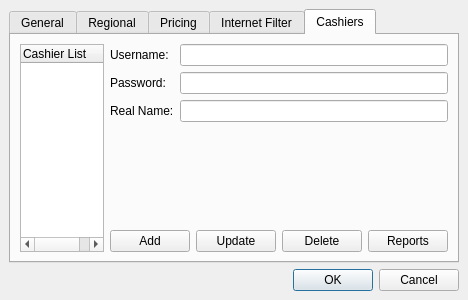
<ui version="4.0" >
 <class>SettingsWindow</class>
 <widget class="QDialog" name="SettingsWindow" >
  <property name="geometry" >
   <rect>
    <x>0</x>
    <y>0</y>
    <width>468</width>
    <height>300</height>
   </rect>
  </property>
  <property name="windowTitle" >
   <string>PyKafe Settings</string>
  </property>
  <property name="windowIcon" >
   <iconset>../../data/icons/pyKafe.png</iconset>
  </property>
  <layout class="QGridLayout" >
   <property name="margin" >
    <number>9</number>
   </property>
   <property name="spacing" >
    <number>6</number>
   </property>
   <item row="0" column="0" >
    <widget class="QTabWidget" name="tabWidget" >
     <property name="currentIndex" >
      <number>4</number>
     </property>
     <widget class="QWidget" name="tab" >
      <attribute name="title" >
       <string>General</string>
      </attribute>
      <layout class="QGridLayout" >
       <property name="margin" >
        <number>9</number>
       </property>
       <property name="spacing" >
        <number>6</number>
       </property>
       <item row="1" column="0" >
        <widget class="QCheckBox" name="checkBox_2" >
         <property name="text" >
          <string>Ask password when opening</string>
         </property>
        </widget>
       </item>
       <item row="0" column="2" >
        <spacer>
         <property name="orientation" >
          <enum>Qt::Horizontal</enum>
         </property>
         <property name="sizeHint" >
          <size>
           <width>40</width>
           <height>20</height>
          </size>
         </property>
        </spacer>
       </item>
       <item row="2" column="1" >
        <spacer>
         <property name="orientation" >
          <enum>Qt::Vertical</enum>
         </property>
         <property name="sizeHint" >
          <size>
           <width>20</width>
           <height>40</height>
          </size>
         </property>
        </spacer>
       </item>
       <item row="0" column="0" >
        <widget class="QCheckBox" name="checkBox" >
         <property name="text" >
          <string>Tray Icon</string>
         </property>
        </widget>
       </item>
      </layout>
     </widget>
     <widget class="QWidget" name="tab_2" >
      <attribute name="title" >
       <string>Regional</string>
      </attribute>
      <layout class="QGridLayout" >
       <property name="margin" >
        <number>9</number>
       </property>
       <property name="spacing" >
        <number>6</number>
       </property>
       <item row="2" column="2" >
        <spacer>
         <property name="orientation" >
          <enum>Qt::Horizontal</enum>
         </property>
         <property name="sizeHint" >
          <size>
           <width>21</width>
           <height>20</height>
          </size>
         </property>
        </spacer>
       </item>
       <item row="4" column="1" >
        <spacer>
         <property name="orientation" >
          <enum>Qt::Vertical</enum>
         </property>
         <property name="sizeHint" >
          <size>
           <width>20</width>
           <height>20</height>
          </size>
         </property>
        </spacer>
       </item>
       <item row="3" column="1" >
        <widget class="QLineEdit" name="lineEdit_4" />
       </item>
       <item row="2" column="1" >
        <widget class="QLineEdit" name="lineEdit_3" />
       </item>
       <item row="1" column="1" >
        <widget class="QLineEdit" name="lineEdit_2" />
       </item>
       <item row="0" column="1" >
        <widget class="QLineEdit" name="lineEdit" />
       </item>
       <item row="3" column="0" >
        <widget class="QLabel" name="label_4" >
         <property name="text" >
          <string>Decimals Seperator:</string>
         </property>
        </widget>
       </item>
       <item row="2" column="0" >
        <widget class="QLabel" name="label_3" >
         <property name="text" >
          <string>Thousands seperator:</string>
         </property>
        </widget>
       </item>
       <item row="0" column="0" >
        <widget class="QLabel" name="label" >
         <property name="text" >
          <string>Currency prefix:</string>
         </property>
        </widget>
       </item>
       <item row="1" column="0" >
        <widget class="QLabel" name="label_2" >
         <property name="text" >
          <string>Currency suffix:</string>
         </property>
        </widget>
       </item>
      </layout>
     </widget>
     <widget class="QWidget" name="tab_3" >
      <attribute name="title" >
       <string>Pricing</string>
      </attribute>
      <layout class="QGridLayout" >
       <property name="margin" >
        <number>9</number>
       </property>
       <property name="spacing" >
        <number>6</number>
       </property>
       <item row="0" column="0" >
        <widget class="QLabel" name="label_5" >
         <property name="text" >
          <string>Fixed price for first 30 minutes:</string>
         </property>
        </widget>
       </item>
       <item row="1" column="0" >
        <widget class="QLabel" name="label_6" >
         <property name="text" >
          <string>Price for one hour:</string>
         </property>
        </widget>
       </item>
       <item row="1" column="1" >
        <widget class="QSpinBox" name="spinBox_2" />
       </item>
       <item row="0" column="1" >
        <widget class="QSpinBox" name="spinBox" />
       </item>
       <item row="1" column="2" >
        <spacer>
         <property name="orientation" >
          <enum>Qt::Horizontal</enum>
         </property>
         <property name="sizeHint" >
          <size>
           <width>40</width>
           <height>20</height>
          </size>
         </property>
        </spacer>
       </item>
       <item row="2" column="0" >
        <spacer>
         <property name="orientation" >
          <enum>Qt::Vertical</enum>
         </property>
         <property name="sizeHint" >
          <size>
           <width>20</width>
           <height>40</height>
          </size>
         </property>
        </spacer>
       </item>
      </layout>
     </widget>
     <widget class="QWidget" name="tab_4" >
      <attribute name="title" >
       <string>Internet Filter</string>
      </attribute>
      <layout class="QGridLayout" >
       <property name="margin" >
        <number>9</number>
       </property>
       <property name="spacing" >
        <number>6</number>
       </property>
       <item row="1" column="0" >
        <layout class="QHBoxLayout" >
         <property name="margin" >
          <number>0</number>
         </property>
         <property name="spacing" >
          <number>6</number>
         </property>
         <item>
          <widget class="QLabel" name="label_8" >
           <property name="sizePolicy" >
            <sizepolicy>
             <hsizetype>0</hsizetype>
             <vsizetype>5</vsizetype>
             <horstretch>0</horstretch>
             <verstretch>0</verstretch>
            </sizepolicy>
           </property>
           <property name="text" >
            <string>Filter File:</string>
           </property>
          </widget>
         </item>
         <item>
          <widget class="QLineEdit" name="filter_file" >
           <property name="sizePolicy" >
            <sizepolicy>
             <hsizetype>5</hsizetype>
             <vsizetype>0</vsizetype>
             <horstretch>0</horstretch>
             <verstretch>0</verstretch>
            </sizepolicy>
           </property>
           <property name="readOnly" >
            <bool>true</bool>
           </property>
          </widget>
         </item>
         <item>
          <widget class="QPushButton" name="filter_browse" >
           <property name="sizePolicy" >
            <sizepolicy>
             <hsizetype>0</hsizetype>
             <vsizetype>1</vsizetype>
             <horstretch>0</horstretch>
             <verstretch>0</verstretch>
            </sizepolicy>
           </property>
           <property name="toolTip" >
            <string>Browse</string>
           </property>
           <property name="text" >
            <string/>
           </property>
           <property name="icon" >
            <iconset>../../data/icons/fileopen.png</iconset>
           </property>
          </widget>
         </item>
        </layout>
       </item>
       <item row="2" column="0" >
        <layout class="QHBoxLayout" >
         <property name="margin" >
          <number>0</number>
         </property>
         <property name="spacing" >
          <number>6</number>
         </property>
         <item>
          <widget class="QLabel" name="label_7" >
           <property name="sizePolicy" >
            <sizepolicy>
             <hsizetype>0</hsizetype>
             <vsizetype>5</vsizetype>
             <horstretch>0</horstretch>
             <verstretch>0</verstretch>
            </sizepolicy>
           </property>
           <property name="text" >
            <string>Addres:</string>
           </property>
          </widget>
         </item>
         <item>
          <widget class="QLineEdit" name="filter_address" />
         </item>
         <item>
          <widget class="QPushButton" name="filter_add" >
           <property name="sizePolicy" >
            <sizepolicy>
             <hsizetype>0</hsizetype>
             <vsizetype>1</vsizetype>
             <horstretch>0</horstretch>
             <verstretch>0</verstretch>
            </sizepolicy>
           </property>
           <property name="toolTip" >
            <string>Add</string>
           </property>
           <property name="text" >
            <string/>
           </property>
           <property name="icon" >
            <iconset>../../data/icons/edit_add.png</iconset>
           </property>
          </widget>
         </item>
         <item>
          <widget class="QPushButton" name="filter_delete" >
           <property name="sizePolicy" >
            <sizepolicy>
             <hsizetype>0</hsizetype>
             <vsizetype>0</vsizetype>
             <horstretch>0</horstretch>
             <verstretch>0</verstretch>
            </sizepolicy>
           </property>
           <property name="toolTip" >
            <string>Delete</string>
           </property>
           <property name="text" >
            <string/>
           </property>
           <property name="icon" >
            <iconset>../../data/icons/edit_remove.png</iconset>
           </property>
          </widget>
         </item>
         <item>
          <widget class="QPushButton" name="filter_update" >
           <property name="sizePolicy" >
            <sizepolicy>
             <hsizetype>0</hsizetype>
             <vsizetype>0</vsizetype>
             <horstretch>0</horstretch>
             <verstretch>0</verstretch>
            </sizepolicy>
           </property>
           <property name="text" >
            <string/>
           </property>
           <property name="icon" >
            <iconset>../../data/icons/reload.png</iconset>
           </property>
          </widget>
         </item>
        </layout>
       </item>
       <item row="3" column="0" >
        <widget class="QTreeWidget" name="filter_treeWidget" >
         <property name="rootIsDecorated" >
          <bool>false</bool>
         </property>
         <property name="itemsExpandable" >
          <bool>false</bool>
         </property>
         <property name="sortingEnabled" >
          <bool>true</bool>
         </property>
         <column>
          <property name="text" >
           <string>Filtered Addresses</string>
          </property>
         </column>
        </widget>
       </item>
       <item row="0" column="0" >
        <widget class="QCheckBox" name="filter_enable" >
         <property name="text" >
          <string>Enable Internet Filter</string>
         </property>
        </widget>
       </item>
      </layout>
     </widget>
     <widget class="QWidget" name="tab_5" >
      <attribute name="title" >
       <string>Cashiers</string>
      </attribute>
      <layout class="QGridLayout" >
       <property name="margin" >
        <number>9</number>
       </property>
       <property name="spacing" >
        <number>6</number>
       </property>
       <item row="1" column="1" >
        <spacer>
         <property name="orientation" >
          <enum>Qt::Vertical</enum>
         </property>
         <property name="sizeHint" >
          <size>
           <width>20</width>
           <height>40</height>
          </size>
         </property>
        </spacer>
       </item>
       <item rowspan="3" row="0" column="0" >
        <widget class="QTreeWidget" name="cashiers_treeWidget" >
         <property name="rootIsDecorated" >
          <bool>false</bool>
         </property>
         <property name="sortingEnabled" >
          <bool>true</bool>
         </property>
         <column>
          <property name="text" >
           <string>Cashier List</string>
          </property>
         </column>
        </widget>
       </item>
       <item row="0" column="1" >
        <layout class="QGridLayout" >
         <property name="margin" >
          <number>0</number>
         </property>
         <property name="spacing" >
          <number>6</number>
         </property>
         <item row="1" column="1" >
          <widget class="QLineEdit" name="cashiers_password" >
           <property name="echoMode" >
            <enum>QLineEdit::Password</enum>
           </property>
          </widget>
         </item>
         <item row="0" column="1" >
          <widget class="QLineEdit" name="cashiers_username" />
         </item>
         <item row="2" column="0" >
          <widget class="QLabel" name="textLabel3_2" >
           <property name="text" >
            <string>Real Name:</string>
           </property>
           <property name="wordWrap" >
            <bool>false</bool>
           </property>
          </widget>
         </item>
         <item row="0" column="0" >
          <widget class="QLabel" name="textLabel1_3" >
           <property name="text" >
            <string>Username:</string>
           </property>
           <property name="wordWrap" >
            <bool>false</bool>
           </property>
          </widget>
         </item>
         <item row="1" column="0" >
          <widget class="QLabel" name="textLabel2_2" >
           <property name="text" >
            <string>Password:</string>
           </property>
           <property name="wordWrap" >
            <bool>false</bool>
           </property>
          </widget>
         </item>
         <item row="2" column="1" >
          <widget class="QLineEdit" name="cashiers_realName" />
         </item>
        </layout>
       </item>
       <item row="2" column="1" >
        <layout class="QHBoxLayout" >
         <property name="margin" >
          <number>0</number>
         </property>
         <property name="spacing" >
          <number>6</number>
         </property>
         <item>
          <spacer>
           <property name="orientation" >
            <enum>Qt::Horizontal</enum>
           </property>
           <property name="sizeType" >
            <enum>QSizePolicy::Expanding</enum>
           </property>
           <property name="sizeHint" >
            <size>
             <width>80</width>
             <height>20</height>
            </size>
           </property>
          </spacer>
         </item>
         <item>
          <widget class="QPushButton" name="cashiers_addButton" >
           <property name="text" >
            <string>Add</string>
           </property>
           <property name="icon" >
            <iconset>../../data/icons/edit_add.png</iconset>
           </property>
          </widget>
         </item>
         <item>
          <widget class="QPushButton" name="cashiers_updateButton" >
           <property name="text" >
            <string>Update</string>
           </property>
           <property name="icon" >
            <iconset>../../data/icons/reload.png</iconset>
           </property>
          </widget>
         </item>
         <item>
          <widget class="QPushButton" name="cashiers_deleteButton" >
           <property name="text" >
            <string>Delete</string>
           </property>
           <property name="icon" >
            <iconset>../../data/icons/edit_remove.png</iconset>
           </property>
          </widget>
         </item>
         <item>
          <widget class="QPushButton" name="cashiers_reportsButton" >
           <property name="text" >
            <string>Reports</string>
           </property>
           <property name="icon" >
            <iconset>../../data/icons/find.png</iconset>
           </property>
          </widget>
         </item>
        </layout>
       </item>
      </layout>
     </widget>
    </widget>
   </item>
   <item row="1" column="0" >
    <widget class="QDialogButtonBox" name="buttonBox" >
     <property name="orientation" >
      <enum>Qt::Horizontal</enum>
     </property>
     <property name="standardButtons" >
      <set>QDialogButtonBox::Cancel|QDialogButtonBox::NoButton|QDialogButtonBox::Ok</set>
     </property>
    </widget>
   </item>
  </layout>
 </widget>
 <resources/>
 <connections>
  <connection>
   <sender>buttonBox</sender>
   <signal>accepted()</signal>
   <receiver>SettingsWindow</receiver>
   <slot>close()</slot>
   <hints>
    <hint type="sourcelabel" >
     <x>248</x>
     <y>254</y>
    </hint>
    <hint type="destinationlabel" >
     <x>157</x>
     <y>274</y>
    </hint>
   </hints>
  </connection>
  <connection>
   <sender>buttonBox</sender>
   <signal>rejected()</signal>
   <receiver>SettingsWindow</receiver>
   <slot>close()</slot>
   <hints>
    <hint type="sourcelabel" >
     <x>316</x>
     <y>260</y>
    </hint>
    <hint type="destinationlabel" >
     <x>286</x>
     <y>274</y>
    </hint>
   </hints>
  </connection>
  <connection>
   <sender>filter_add</sender>
   <signal>clicked()</signal>
   <receiver>SettingsWindow</receiver>
   <slot>close()</slot>
   <hints>
    <hint type="sourcelabel" >
     <x>292</x>
     <y>83</y>
    </hint>
    <hint type="destinationlabel" >
     <x>199</x>
     <y>149</y>
    </hint>
   </hints>
  </connection>
  <connection>
   <sender>filter_delete</sender>
   <signal>clicked()</signal>
   <receiver>SettingsWindow</receiver>
   <slot>close()</slot>
   <hints>
    <hint type="sourcelabel" >
     <x>328</x>
     <y>83</y>
    </hint>
    <hint type="destinationlabel" >
     <x>199</x>
     <y>149</y>
    </hint>
   </hints>
  </connection>
  <connection>
   <sender>filter_update</sender>
   <signal>clicked()</signal>
   <receiver>SettingsWindow</receiver>
   <slot>close()</slot>
   <hints>
    <hint type="sourcelabel" >
     <x>364</x>
     <y>83</y>
    </hint>
    <hint type="destinationlabel" >
     <x>199</x>
     <y>149</y>
    </hint>
   </hints>
  </connection>
  <connection>
   <sender>filter_treeWidget</sender>
   <signal>currentItemChanged(QTreeWidgetItem*,QTreeWidgetItem*)</signal>
   <receiver>SettingsWindow</receiver>
   <slot>close()</slot>
   <hints>
    <hint type="sourcelabel" >
     <x>199</x>
     <y>174</y>
    </hint>
    <hint type="destinationlabel" >
     <x>199</x>
     <y>149</y>
    </hint>
   </hints>
  </connection>
  <connection>
   <sender>filter_enable</sender>
   <signal>stateChanged(int)</signal>
   <receiver>SettingsWindow</receiver>
   <slot>close()</slot>
   <hints>
    <hint type="sourcelabel" >
     <x>199</x>
     <y>53</y>
    </hint>
    <hint type="destinationlabel" >
     <x>199</x>
     <y>149</y>
    </hint>
   </hints>
  </connection>
  <connection>
   <sender>filter_browse</sender>
   <signal>clicked()</signal>
   <receiver>SettingsWindow</receiver>
   <slot>close()</slot>
   <hints>
    <hint type="sourcelabel" >
     <x>363</x>
     <y>84</y>
    </hint>
    <hint type="destinationlabel" >
     <x>199</x>
     <y>149</y>
    </hint>
   </hints>
  </connection>
  <connection>
   <sender>cashiers_treeWidget</sender>
   <signal>currentItemChanged(QTreeWidgetItem*,QTreeWidgetItem*)</signal>
   <receiver>SettingsWindow</receiver>
   <slot>close()</slot>
   <hints>
    <hint type="sourcelabel" >
     <x>81</x>
     <y>144</y>
    </hint>
    <hint type="destinationlabel" >
     <x>233</x>
     <y>149</y>
    </hint>
   </hints>
  </connection>
  <connection>
   <sender>cashiers_addButton</sender>
   <signal>clicked()</signal>
   <receiver>SettingsWindow</receiver>
   <slot>close()</slot>
   <hints>
    <hint type="sourcelabel" >
     <x>183</x>
     <y>232</y>
    </hint>
    <hint type="destinationlabel" >
     <x>233</x>
     <y>149</y>
    </hint>
   </hints>
  </connection>
  <connection>
   <sender>cashiers_deleteButton</sender>
   <signal>clicked()</signal>
   <receiver>SettingsWindow</receiver>
   <slot>close()</slot>
   <hints>
    <hint type="sourcelabel" >
     <x>330</x>
     <y>232</y>
    </hint>
    <hint type="destinationlabel" >
     <x>233</x>
     <y>149</y>
    </hint>
   </hints>
  </connection>
  <connection>
   <sender>cashiers_updateButton</sender>
   <signal>clicked()</signal>
   <receiver>SettingsWindow</receiver>
   <slot>close()</slot>
   <hints>
    <hint type="sourcelabel" >
     <x>253</x>
     <y>232</y>
    </hint>
    <hint type="destinationlabel" >
     <x>233</x>
     <y>149</y>
    </hint>
   </hints>
  </connection>
  <connection>
   <sender>cashiers_reportsButton</sender>
   <signal>clicked()</signal>
   <receiver>SettingsWindow</receiver>
   <slot>close()</slot>
   <hints>
    <hint type="sourcelabel" >
     <x>408</x>
     <y>232</y>
    </hint>
    <hint type="destinationlabel" >
     <x>233</x>
     <y>149</y>
    </hint>
   </hints>
  </connection>
 </connections>
</ui>
